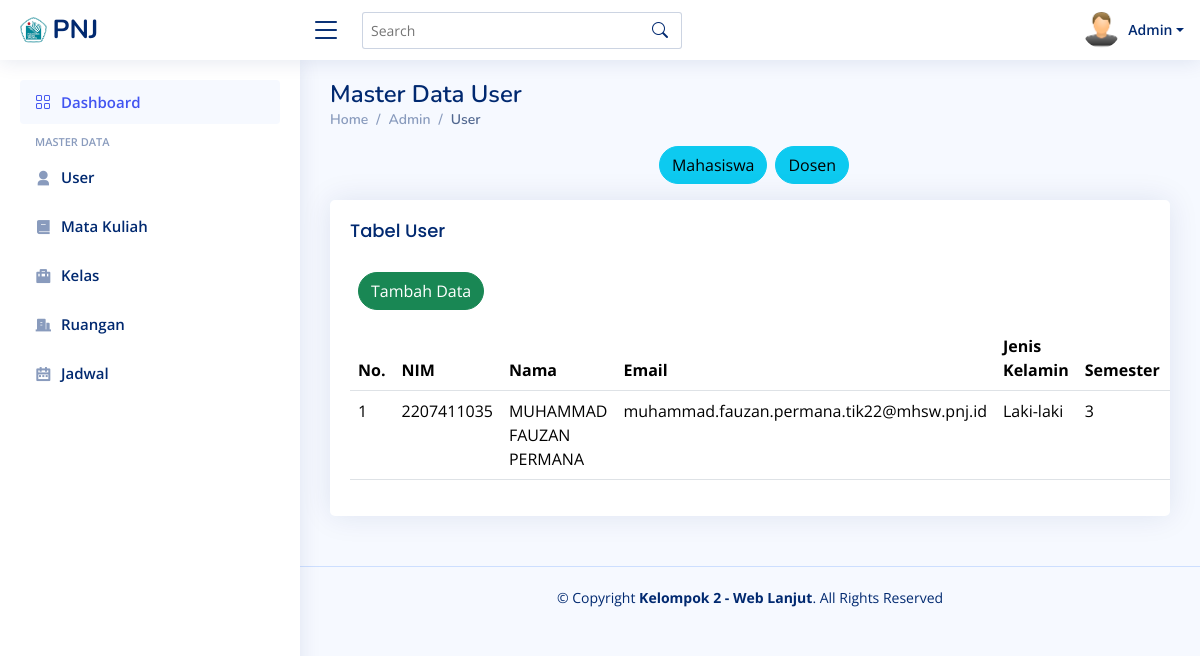
Page /Admin/user/index.php (signed in) on the earlier database version.
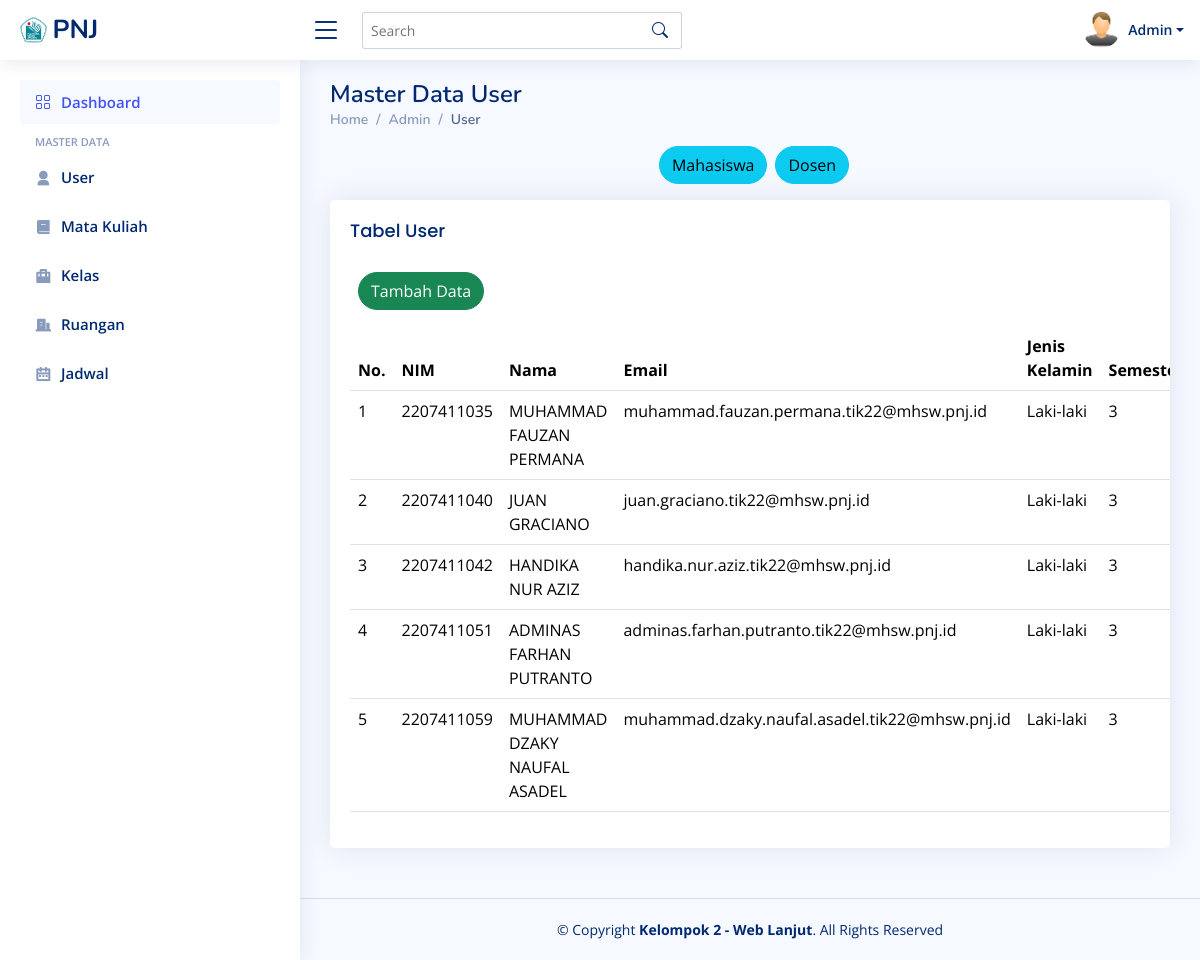
Same page on the later database version.
### tables this page shows
CREATE TABLE `mahasiswa` (
  `NIM` varchar(255) NOT NULL,
  `Email` varchar(255) NOT NULL,
  `Nama` varchar(255) NOT NULL,
  `JenisKel` varchar(255) NOT NULL,
  `Semester` int(20) NOT NULL,
  `Kelas` varchar(255) NOT NULL,
  `Prodi` varchar(255) NOT NULL,
  `Jurusan` varchar(255) NOT NULL,
  `Telp` varchar(255) NOT NULL
);

### Admin/user/index.php (the view, shortened to what this page needs)
<?php
include '../dashboard/atas.php';
include '../../koneksi.php';
$role = isset($_GET['role']) ? $_GET['role'] : 'mahasiswa';
if ($role == 'dosen') {
    $query = "SELECT * FROM dosen";
} else {
    $query = "SELECT mahasiswa.*, kelas.Nama AS Kelas FROM mahasiswa
    INNER JOIN kelas ON mahasiswa.kelas = kelas.ID_kelas";
}
$hasil = mysqli_query($conn, $query);
$i = 1;
?>
<div class="pagetitle">
    <h1>Master Data User</h1>
    <nav>
        <ol class="breadcrumb">
            <li class="breadcrumb-item"><a href="index.html">Home</a></li>
            <li class="breadcrumb-item">Admin</li>
            <li class="breadcrumb-item active">User</li>
        </ol>
    </nav>
</div>
<section class="section dashboard">
    <div class="row">
        <div class="d-flex justify-content-center mb-3">
            <a href="http://localhost/webprouas/admin/user?role=mahasiswa">
                <button type="button" class="btn btn-info rounded-pill ms-2">
                    Mahasiswa
                </button>
            </a>
            <a href="http://localhost/webprouas/admin/user?role=dosen">
                <button type="button" class="btn btn-info rounded-pill ms-2">
                    Dosen
                </button>
            </a>
        </div>
    </div>
    <div class="row">
        <div class="col-lg">
            <div class="card">
                <div class="card-body">
                    <h2 class="card-title">Tabel User</h2>
                    <div class="d-flex my-3">
                        <a href="http://localhost/webprouas/admin/user/tambah.php?role=<?php echo $role ?>">
                            <button type="button" class="btn btn-success rounded-pill ms-2">
                                Tambah Data
                            </button>
                        </a>
                    </div>
                    <table class="table datatable">
                        <thead>
                            <tr>
                                <?php
                                if ($role == 'dosen') { ?>
                                    <th>No.</th>
                                    <th>NIP</th>
                                    <th>Nama</th>
                                    <th>Email</th>
                                    <th>Jenis Kelamin</th>
                                    <th>Telp</th>
                                    <th>Matkul</th>
                                <?php } else { ?>
                                    <th>No.</th>
                                    <th>NIM</th>
                                    <th>Nama</th>
                                    <th>Email</th>
                                    <th>Jenis Kelamin</th>
                                    <th>Semester</th>
                                    <th>Kelas</th>
                                <?php
                                }
                                ?>
                            </tr>
                        </thead>
                        <tbody>
                            <?php while ($data = mysqli_fetch_array($hasil)) { ?>
                                <tr>
                                    <?php if ($role == 'dosen') { ?>
                                        <td><?php echo $i++ ?></td>
                                        <td><?php echo $data['NIP'] ?></td>
                                        <td><?php echo $data['Nama'] ?></td>
                                        <td><?php echo $data['Email'] ?></td>
                                        <td><?php echo $data['JenisKel'] ?></td>
                                        <td><?php echo $data['Telp'] ?></td>
                                        <td>
                                            <a href="http://localhost/webprouas/admin/user/dosenMatkul.php?nip=<?php echo $data['NIP'] ?>">
                                                <button type="button" class="btn btn-warning ms-2">
                                                    Add
                                                </button>
                                            </a>
                                            <a href="http://localhost/webprouas/admin/user/detail.php?nip=<?php echo $data['NIP'] ?>">
                                                <button type="button" class="btn btn-success ms-2 mt-2">
                                                    Detail
                                                </button>
                                            </a>
                                        </td>
                                    <?php } else { ?>
                                        <td><?php echo $i++ ?></td>
                                        <td><?php echo $data['NIM'] ?></td>
                                        <td><?php echo $data['Nama'] ?></td>
                                        <td><?php echo $data['Email'] ?></td>
                                        <td><?php echo $data['JenisKel'] ?></td>
                                        <td><?php echo $data['Semester'] ?></td>
                                        <td><?php echo $data['Kelas'] ?></td>
                                    <?php } ?>
                                </tr>
                            <?php } ?>
                        </tbody>
                    </table>
                </div>
            </div>
        </div>
    </div>
</section>
<?php
include '../dashboard/bawah.php';
?>

### Admin/dashboard/atas.php (shortened to what this page needs)
<?php
$nama = isset($_COOKIE["nama"]) ? $_COOKIE["nama"] : 'user';
?>
<!DOCTYPE html>
<html lang="en">
<head>
    <link href="../../dashboard/assets/vendor/bootstrap/css/bootstrap.min.css" rel="stylesheet">
    <link href="../../dashboard/assets/vendor/bootstrap-icons/bootstrap-icons.css" rel="stylesheet">
    <link href="../../dashboard/assets/vendor/boxicons/css/boxicons.min.css" rel="stylesheet">
    <link href="../../dashboard/assets/vendor/quill/quill.snow.css" rel="stylesheet">
    <link href="../../dashboard/assets/vendor/quill/quill.bubble.css" rel="stylesheet">
    <link href="../../dashboard/assets/vendor/remixicon/remixicon.css" rel="stylesheet">
    <link href="../../dashboard/assets/vendor/simple-datatables/style.css" rel="stylesheet">
    <link href="../../dashboard/assets/css/style.css" rel="stylesheet">
</head>
<body>
    <?php
    include 'head.php';
    include 'sidebar.php';
    ?>
    <main id="main" class="main">

### Admin/dashboard/head.php (shortened to what this page needs)
<header id="header" class="header fixed-top d-flex align-items-center">
    <div class="d-flex align-items-center justify-content-between">
        <a href="../../dashboard/" class="logo d-flex align-items-center">
            <img src="../../dashboard/assets/img/pnj.png" alt="">
            <span class="d-none d-lg-block">PNJ</span>
        </a>
        <i class="bi bi-list toggle-sidebar-btn"></i>
    </div>
    <div class="search-bar">
        <form class="search-form d-flex align-items-center" method="POST" action="#">
            <input type="text" name="query" placeholder="Search" title="Enter search keyword">
            <button type="submit" title="Search"><i class="bi bi-search"></i></button>
        </form>
    </div>
    <nav class="header-nav ms-auto">
        <ul class="d-flex align-items-center">
            <li class="nav-item dropdown pe-3">
                <a class="nav-link nav-profile d-flex align-items-center pe-0" href="#" data-bs-toggle="dropdown">
                    <img src="../../dashboard/assets/img/user.png" alt="Profile" class="rounded-circle">
                    <span class="d-none d-md-block dropdown-toggle ps-2"><?php echo $nama ?></span>
                </a>
            </li>
        </ul>
    </nav>
</header>

### Admin/dashboard/sidebar.php
 <aside id="sidebar" class="sidebar">
<ul class="sidebar-nav" id="sidebar-nav">
    <li class="nav-item">
        <a class="nav-link " href="http://localhost/webprouas/dashboard">
            <i class="bi bi-grid"></i>
            <span>Dashboard</span>
        </a>
    </li>
    <li class="nav-heading">Master Data</li>
    <li class="nav-item">
        <a class="nav-link collapsed" href="http://localhost/webprouas/admin/user/">
            <i class="ri-user-3-fill"></i>
            <span>User</span>
        </a>
    </li>
    <li class="nav-item">
        <a class="nav-link collapsed" href="http://localhost/webprouas/admin/matkul/">
            <i class="ri-book-2-fill"></i>
            <span>Mata Kuliah</span>
        </a>
    </li>
    <li class="nav-item">
        <a class="nav-link collapsed" href="http://localhost/webprouas/admin/kelas/">
            <i class="ri-briefcase-3-fill"></i>
            <span>Kelas</span>
        </a>
    </li>
    <li class="nav-item">
        <a class="nav-link collapsed" href="http://localhost/webprouas/admin/ruangan/">
            <i class="ri-building-fill"></i>
            <span>Ruangan</span>
        </a>
    </li>
    <li class="nav-item">
        <a class="nav-link collapsed" href="http://localhost/webprouas/admin/jadwal/">
            <i class="ri-calendar-2-line"></i>
            <span>Jadwal</span>
        </a>
    </li>
</ul>
</aside>

### Admin/dashboard/bawah.php (shortened to what this page needs)
    </main>
    <footer id="footer" class="footer">
        <div class="copyright">
            &copy; Copyright <strong><span>Kelompok 2 - Web Lanjut</span></strong>. All Rights Reserved
        </div>
    </footer>
</body>
</html>

### dashboard/assets/css/style.css (style rules this page uses)
:root { scroll-behavior: smooth; }
body { font-family: "Open Sans", sans-serif; background: #f6f9ff; color: #444444; }
a { color: #4154f1; text-decoration: none; }
h1, h2, h3, h4, h5, h6 { font-family: "Nunito", sans-serif; }
#main { margin-top: 60px; padding: 20px 30px; transition: all 0.3s; }
.pagetitle { margin-bottom: 10px; }
.pagetitle h1 { font-size: 24px; margin-bottom: 0; font-weight: 600; color: #012970; }
.card { margin-bottom: 30px; border: none; border-radius: 5px; box-shadow: 0px 0 30px rgba(1, 41, 112, 0.1); }
.card-title { padding: 20px 0 15px 0; font-size: 18px; font-weight: 500; color: #012970; font-family: "Poppins", sans-serif; }
.card-body { padding: 0 20px 20px 20px; }
.breadcrumb { font-size: 14px; font-family: "Nunito", sans-serif; color: #899bbd; font-weight: 600; }
.breadcrumb a { color: #899bbd; transition: 0.3s; }
.breadcrumb .breadcrumb-item::before { color: #899bbd; }
.breadcrumb .active { color: #51678f; font-weight: 600; }
.logo { line-height: 1; }
@media (min-width: 1200px) { .logo { width: 280px; } }
.logo img { max-height: 26px; margin-right: 6px; }
.logo span { font-size: 26px; font-weight: 700; color: #012970; font-family: "Nunito", sans-serif; }
.header { transition: all 0.5s; z-index: 997; height: 60px; box-shadow: 0px 2px 20px rgba(1, 41, 112, 0.1); background-color: #fff; padding-left: 20px; }
.header .toggle-sidebar-btn { font-size: 32px; padding-left: 10px; cursor: pointer; color: #012970; }
.header .search-bar { min-width: 360px; padding: 0 20px; }
.header .search-form { width: 100%; }
.header .search-form input { border: 0; font-size: 14px; color: #012970; border: 1px solid rgba(1, 41, 112, 0.2); padding: 7px 38px 7px 8px; border-radius: 3px; transition: 0.3s; width: 100%; }
.header .search-form button { border: 0; padding: 0; margin-left: -30px; background: none; }
.header .search-form button i { color: #012970; }
.header-nav ul { list-style: none; }
.header-nav>ul { margin: 0; padding: 0; }
.header-nav .nav-profile { color: #012970; }
.header-nav .nav-profile img { max-height: 36px; }
.header-nav .nav-profile span { font-size: 14px; font-weight: 600; }
.sidebar { position: fixed; top: 60px; left: 0; bottom: 0; width: 300px; z-index: 996; transition: all 0.3s; padding: 20px; overflow-y: auto; scrollbar-width: thin; scrollbar-color: #aab7cf transparent; box-shadow: 0px 0px 20px rgba(1, 41, 112, 0.1); background-color: #fff; }
@media (min-width: 1200px) { #main, #footer { margin-left: 300px; } }
.sidebar-nav { padding: 0; margin: 0; list-style: none; }
.sidebar-nav li { padding: 0; margin: 0; list-style: none; }
.sidebar-nav .nav-item { margin-bottom: 5px; }
.sidebar-nav .nav-heading { font-size: 11px; text-transform: uppercase; color: #899bbd; font-weight: 600; margin: 10px 0 5px 15px; }
.sidebar-nav .nav-link { display: flex; align-items: center; font-size: 15px; font-weight: 600; color: #4154f1; transition: 0.3; background: #f6f9ff; padding: 10px 15px; border-radius: 4px; }
.sidebar-nav .nav-link i { font-size: 16px; margin-right: 10px; color: #4154f1; }
.sidebar-nav .nav-link.collapsed { color: #012970; background: #fff; }
.sidebar-nav .nav-link.collapsed i { color: #899bbd; }
.footer { padding: 20px 0; font-size: 14px; transition: all 0.3s; border-top: 1px solid #cddfff; }
.footer .copyright { text-align: center; color: #012970; }

### Admin/dashboard/atas.php (style rules this page uses)
.card-body { overflow-x: auto; }

Differences in the rows shown:
added mahasiswa: NIM "2207411040", Nama "JUAN GRACIANO", Email "juan.graciano.tik22@mhsw.pnj.id", JenisKel "Laki-laki", Semester "3"
added mahasiswa: NIM "2207411042", Nama "HANDIKA NUR AZIZ", Email "handika.nur.aziz.tik22@mhsw.pnj.id", JenisKel "Laki-laki", Semester "3"
added mahasiswa: NIM "2207411051", Nama "ADMINAS FARHAN PUTRANTO", Email "adminas.farhan.putranto.tik22@mhsw.pnj.id", JenisKel "Laki-laki", Semester "3"
added mahasiswa: NIM "2207411059", Nama "MUHAMMAD DZAKY NAUFAL ASADEL", Email "muhammad.dzaky.naufal.asadel.tik22@mhsw.pnj.id", JenisKel "Laki-laki", Semester "3"
